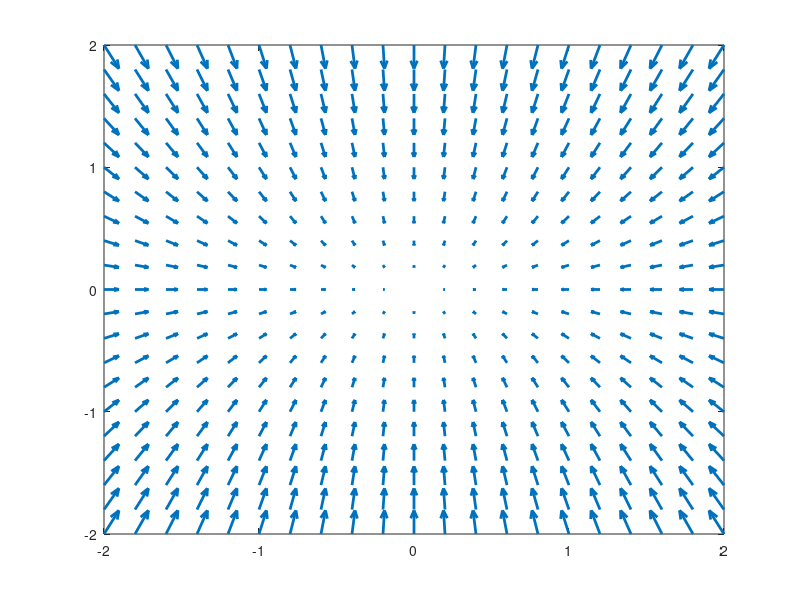

This figure's MATLAB source:
% Example with different roots of the same sign
x10 = -2:0.2:2;
x20 = -2:0.2:2;
[x,y] = meshgrid(x10,x20); % Given vectors of x10 and x20 coordinates, 
                           % return matrices x and y corresponding to 
                           % a full 2-D grid.
                           
% System of differential equations
%%%%%%%%%%%%%%
   xp = -x;         % x'(t) = -x
   yp = -2*y;       % y'(t) = -2y
%%%%%%%%%%%%%%

quiver(x, y, xp, yp, 0.8, 'linewidt', 2) % Plot the (u, v) components of 
                                         % a vector field in an (x, y) 
                                         % meshgrid -> quiver(x, y, u, v)
                                         % 0.8 -> vector length
                                         % 2 -> vector thickness